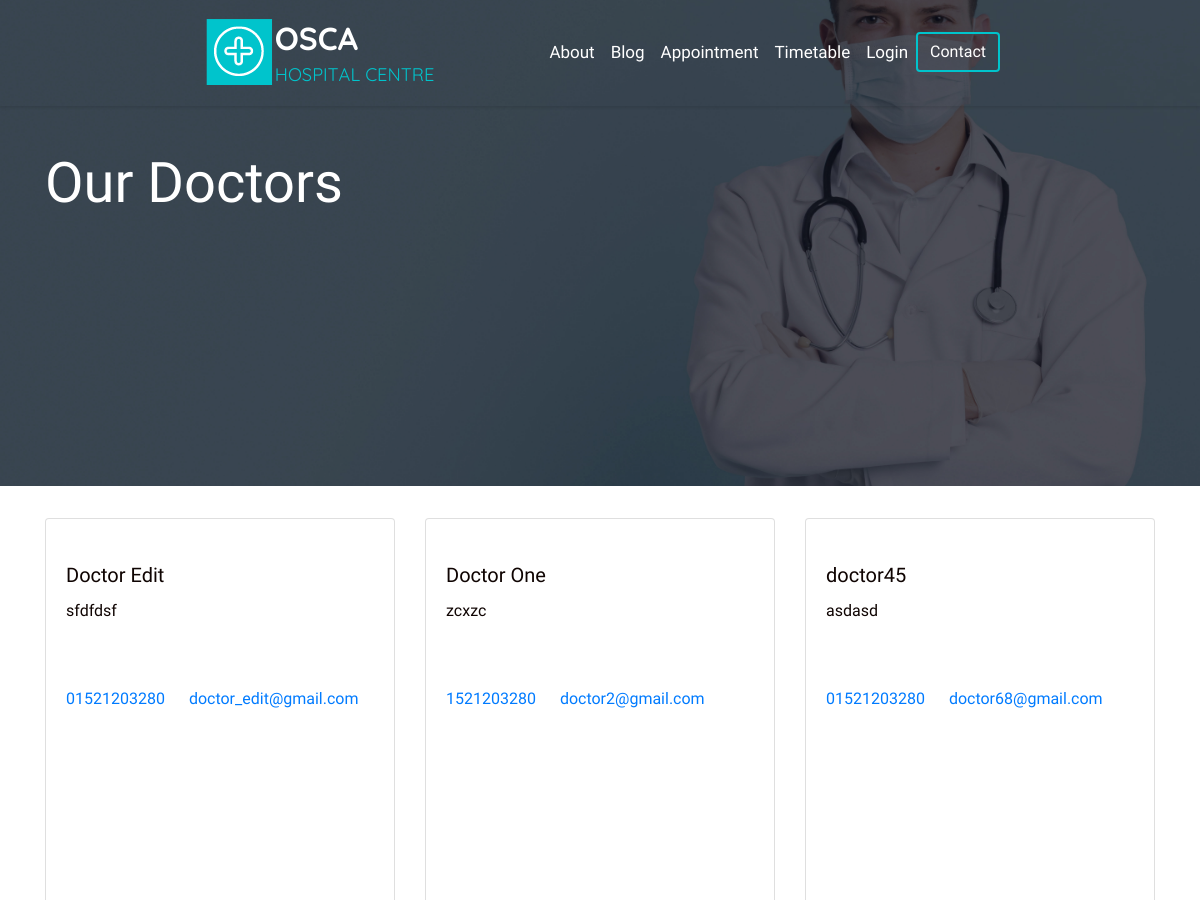
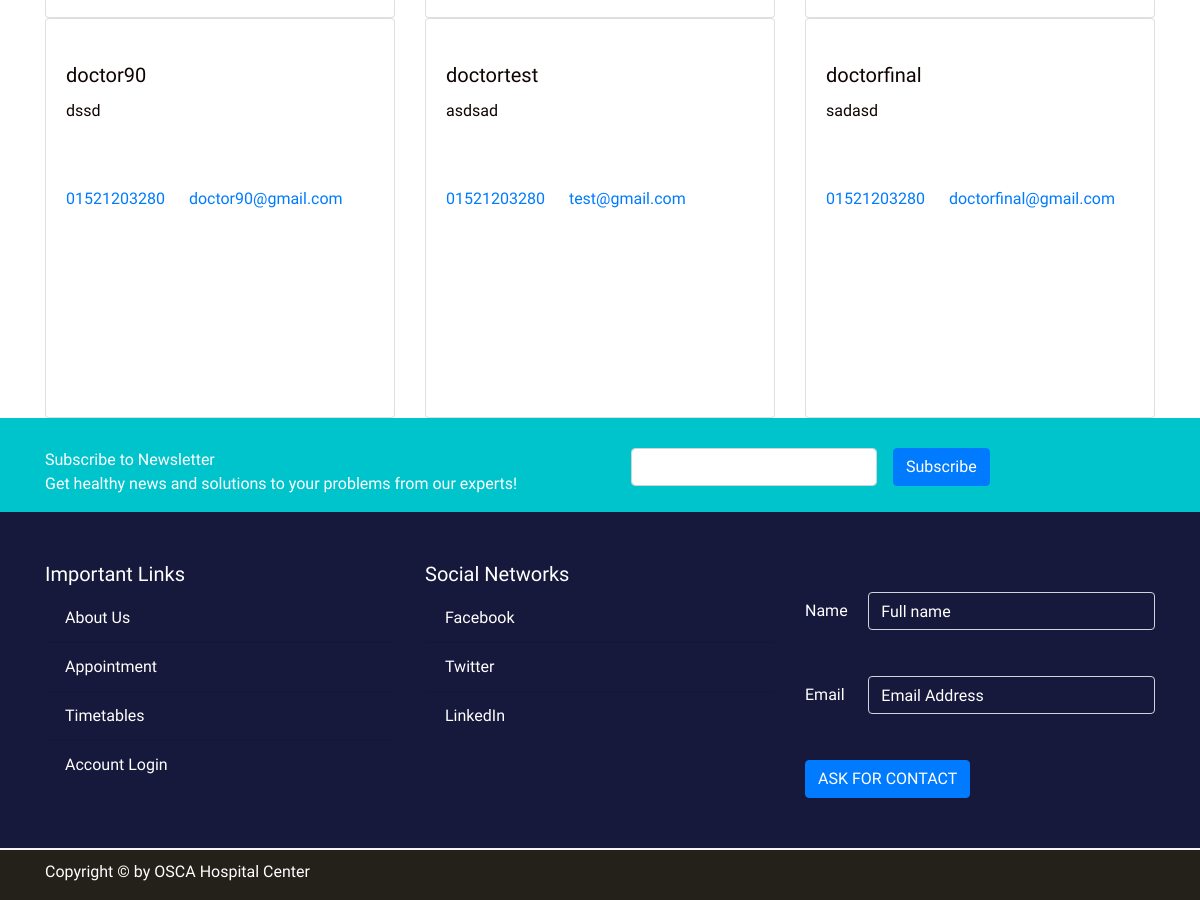
Page /doctors.php on the earlier database version (2 pictures, top to bottom).
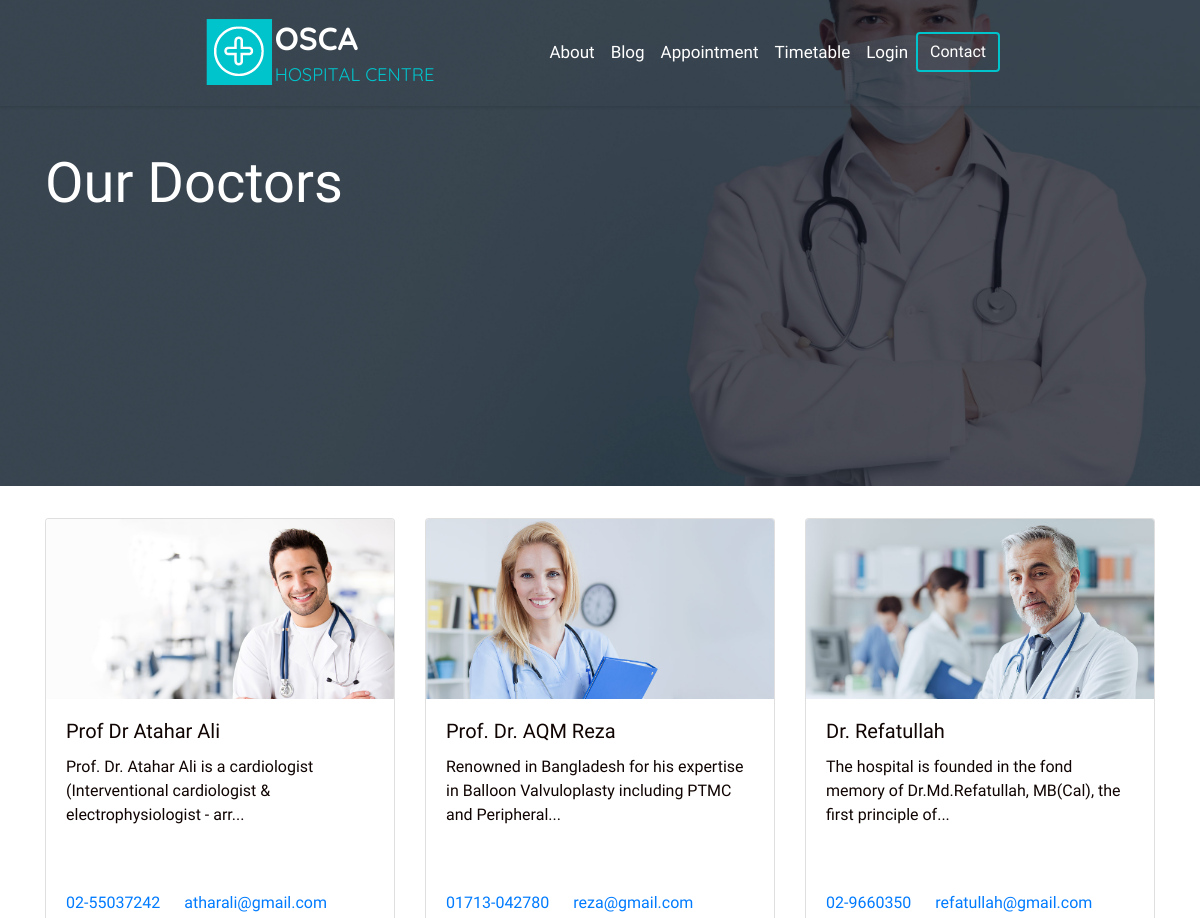
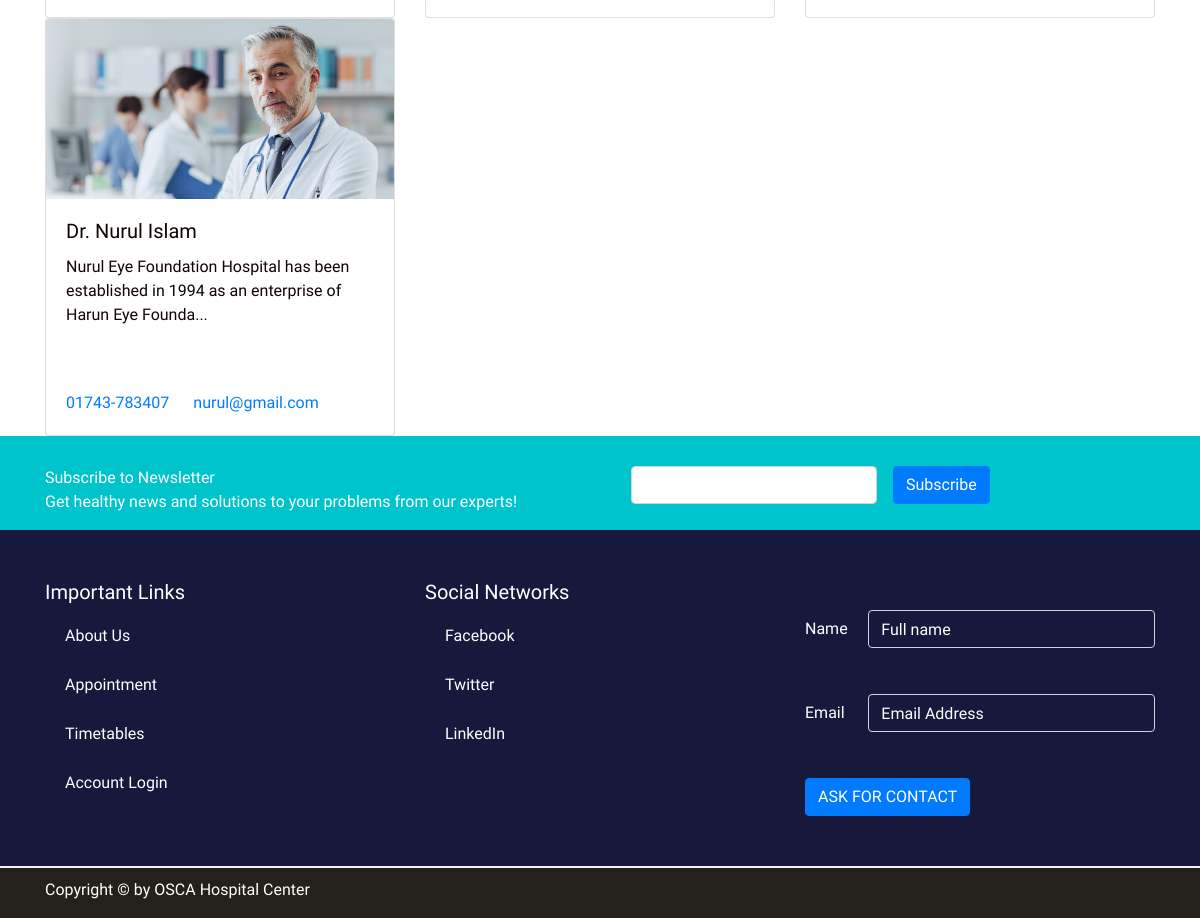
Same page on the later database version (2 pictures, top to bottom).
### tables this page shows
CREATE TABLE `user` (
  `id` int(11) NOT NULL,
  `user_type` varchar(15) NOT NULL,
  `full_name` varchar(50) NOT NULL,
  `email` varchar(50) NOT NULL,
  `phone` varchar(50) DEFAULT NULL,
  `password` varchar(100) NOT NULL,
  `description` mediumtext DEFAULT NULL,
  `category` varchar(40) DEFAULT NULL,
  `service` varchar(40) DEFAULT NULL,
  `profile_picture` varchar(500) DEFAULT NULL,
  `registration_time` timestamp NOT NULL DEFAULT current_timestamp() ON UPDATE current_timestamp()
);

### controller/config.inc.php (called while the page is built, shortened)
<?php
$servername = "localhost";
$db_username = "root";
$db_password = "";
$db_name = "osca_new";
function getArray($query)
{
  global $servername, $db_username, $db_password, $db_name;
  $conn = mysqli_connect($servername, $db_username, $db_password, $db_name);
  $result = mysqli_query($conn, $query);
  if (mysqli_num_rows($result) < 2) {
    return mysqli_fetch_assoc($result);
  }
  $data = array();
  while ($row = mysqli_fetch_assoc($result)) {
    $data[] = $row;
  }
  return $data;
}

### controller/Controller.php (called while the page is built, shortened)
<?php
require_once 'config.inc.php';
function getAllDoctors()
{
    $query = "SELECT * FROM `user` WHERE `user_type`= 'doctor'";
    $doctors = getArray($query);
    $query = "SELECT COUNT(*) as count FROM `user` WHERE `user_type` = 'doctor' ";
    $doctorsCounter = getArray($query);
    return $doctors;
}

### doctors.php (the view, shortened to what this page needs)
<?php
include('includes/header.php');
require_once 'controller/Controller.php';
$doctors = getAllDoctors();
?>
<body>
  <section>
    <div class="jumbotron jumbotron-fluid doctors-hero">
      <div class="container">
        <h1 class="display-4 about-hero-title">Our Doctors</h1>
      </div>
    </div>
    <div class="container">
      <div class="row">
        <?php
        if ($doctors > 0) {
          foreach ($doctors as $doctor) {
            echo "<div class='col-sm-4'>";
            echo "<a href='templates/doctor_profile_template.php?id=" . $doctor["id"] . "'  name='id'>";
            echo "<div class='card single-doctor-direct-loop'>";
            echo " <img src='../../assets/images/uploaded_images/doctor_images/" . $doctor["profile_picture"] . "' class='card-img-top' alt=''>";
            echo "<div class='card-body'>";
            echo "<h5 class='card-title'>" . $doctor["full_name"] . "</h5>";
            $truncated = (strlen($doctor["description"]) > 95) ? substr($doctor["description"], 0, 95) . '...' : $doctor["description"];
            echo "<p class='card-text loop-text'>" . $truncated .  "</p>";
            echo "<br><br>";
            echo " <a href='tel:" . $doctor["phone"] . " ' class='card-link'>" . $doctor["phone"] .  "</a>";
            echo " <a href='mailto: " . $doctor["email"] . " ' class='card-link'>" . $doctor["email"] .  "</a>";
            echo "</div>
          </div>
          </a>
          </div>
          ";
          }
        } ?>
      </div>
    </div>
  </section>
</body>
</body>
<?php
include('includes/footer.php');
?>

### includes/header.php (shortened to what this page needs)
<!DOCTYPE html>
<html lang="en">
<head>
  <link rel="stylesheet" href="https://stackpath.bootstrapcdn.com/font-awesome/4.7.0/css/font-awesome.min.css">
  <link rel="stylesheet" href="https://stackpath.bootstrapcdn.com/bootstrap/4.5.0/css/bootstrap.min.css">
  <link rel="stylesheet" href="/assets/css/styles.css">
  <nav class="navbar navbar-expand-lg navbar-light bg-light">
    <a class="navbar-brand desktop_logo" href="/index.php"><img src="/assets/images/white_logo.png"></a>
    <div class="collapse navbar-collapse" id="navbarNav">
      <ul class="navbar-nav ml-auto" id="nav">
        <li class="nav-item">
          <a class="nav-link" href="/about.php">About</a>
        </li>
        <li class="nav-item">
          <a class="nav-link" href="/posts.php">Blog</a>
        </li>
        <li class="nav-item">
          <a class="nav-link" href="/appointment.php">Appointment</a>
        </li>
        <li class="nav-item">
          <a class="nav-link" href="/timetable.php">Timetable</a>
        </li>
        <li class="nav-item">
          <a class="nav-link" href="/login.php">Login</a>
        </li>
        <li class="nav-item">
          <a href="mailto:tamjidahmed958@gmail.com">
            <button class="btn btn-contact">Contact</button>
          </a>
        </li>
      </ul>
    </div>
  </nav>
</head>

### includes/footer.php (shortened to what this page needs)
<?php
if (file_exists('./controller/Controller.php')) {
  require_once './controller/Controller.php';
}
?>
<footer>
  <section class="subscriber-section">
    <div class="container ">
      <div class="row">
        <div class="col-sm-6">
          <p>Subscribe to Newsletter <br>
            Get healthy news and solutions to your problems from our experts!</p>
        </div>
        <div class="col-sm-6">
          <form class="form-inline" action="" method="post">
            <div class="form-group mx-sm-3 mb-2">
              <input type="email" name="sub_mail" id="sub_mail" class="form-control mailchimp" placeholder="Email">
            </div>
            <button type="submit" id="sub_button" name="sub_button" class="btn btn-primary mb-2">Subscribe</button>
          </form>
        </div>
      </div>
    </div>
  </section>
  <section class="prefooter">
    <div class="container">
      <div class="row">
        <div class="col-sm">
          <h5 style="color:white"> Important Links </h5>
          <ul class="list-group list-group-flush important-links">
            <li class="list-group-item footer-li"><a href="/about.php">About Us</a></li>
            <li class="list-group-item footer-li"><a href="/appointment.php">Appointment</a></li>
            <li class="list-group-item footer-li"><a href="/timetable.php">Timetables</a></li>
            <li class="list-group-item footer-li"><a href="/login.php">Account Login</a></li>
          </ul>
        </div>
        <div class="col-sm">
          <h5 style="color:white"> Social Networks </h5>
          <ul class="list-group list-group-flush social-links">
            <li class="list-group-item footer-li"><a href="#">Facebook</a></li>
            <li class="list-group-item footer-li"><a href="#">Twitter</a></li>
            <li class="list-group-item footer-li"><a href="#">LinkedIn</a></li>
          </ul>
        </div>
        <div class="col-sm footer-form-col">
          <form action="" method="post">
            <div class="form-group row footer-form-row">
              <label for="inputEmail3" class="col-sm-2 col-form-label footer-form">Name</label>
              <div class="col-sm-10">
                <input type="text" name="contact_full_name" class="form-control form-trans" placeholder="Full name">
              </div>
            </div>
            <div class="form-group row">
              <label for="inputPassword3" class="col-sm-2 col-form-label footer-form">Email</label>
              <div class="col-sm-10">
                <input type="email" name="contact_email_address" class="form-control form-trans" placeholder="Email Address">
              </div>
            </div>
            <button type="submit" name="contact_btn" class="btn btn-primary">ASK FOR CONTACT</button>
        </div>
      </div>
    </div>
  </section>
  <section class="copyright">
    <div class="container">
      <div class="row">
        <div class="col-sm-6">
          <p>Copyright &copy; by OSCA Hospital Center</p>
        </div>
        <div class="col-sm-6">
        </div>
      </div>
    </div>
  </section>
</footer>
</html>

### assets/css/styles.css (style rules this page uses)
* { font-family: "Oswald", sans-serif; margin: 0; padding: 0; color: #0f0402; }
a { text-decoration: none !important; }
.navbar { background-color: transparent !important; box-shadow: 0 2px 3px 0 rgba(0, 0, 0, 0.1); padding-right: 200px; padding-left: 200px; z-index: 200; }
.btn-contact { color: white; border: 2px solid #00c4cc; }
.nav-link { color: white !important; font-size: 17px; }
.card-title { font-weight: 300; }
.card_box_3, .list-group-flush { background-color: #16193b !important; color: whitesmoke !important; width: 100% !important; }
.jumbotron-fluid { background-color: transparent !important; }
.single-blog-direct-loop, .single-doctor-direct-loop { cursor: pointer; min-height: 400px !important; }
.form-trans { background-color: transparent !important; margin-bottom: 30px; color: white; }
::placeholder { color: white !important; }
.subscriber-section { padding-top: 30px; background-color: #00c4cc; }
.subscriber-section p, .footer-form { color: white; }
.mailchimp { display: flex; }
.prefooter { padding-top: 50px; padding-bottom: 50px; background-color: #16193b; }
.footer-li { color: white; background-color: transparent; }
.footer-form-col { padding-top: 30px; }
.copyright { border-top: 2px solid whitesmoke; background-color: #24201a; }
.copyright p { padding-top: 10px; color: white; }
.important-links a, .social-links a { text-decoration: none; color: white; }
.doctors-hero { background-image: url("/assets/images/3485318-min.jpg"); opacity: 1; min-height: 500px; overflow: hidden; background-attachment: scroll; background-position: center; background-repeat: no-repeat; background-size: cover; margin-top: -120px; }
.about-hero-title { padding-top: 100px; color: white; }

Differences in the rows shown:
removed user: full_name "Doctor Edit", description "sfdfdsf", phone "01521203280", email "doctor_edit@gmail.com"
removed user: full_name "Doctor One", description "zcxzc", phone "1521203280", email "doctor2@gmail.com"
removed user: full_name "doctor45", description "asdasd", phone "01521203280", email "doctor68@gmail.com"
removed user: full_name "doctor90", description "dssd", phone "01521203280", email "doctor90@gmail.com"
removed user: full_name "doctortest", description "asdsad", phone "01521203280", email "test@gmail.com"
removed user: full_name "doctorfinal", description "sadasd", phone "01521203280", email "doctorfinal@gmail.com"
added user: profile_picture (picture), full_name "Prof Dr Atahar Ali", description "Prof. Dr. Atahar Ali is a cardiologist (Interventional cardiologist & electrophysiologist - arr...", phone "02-55037242", email "atharali@gmail.com"
added user: profile_picture (picture), full_name "Prof. Dr. AQM Reza", description "Renowned in Bangladesh for his expertise in Balloon Valvuloplasty including PTMC and Peripheral...", phone "01713-042780", email "reza@gmail.com"
added user: profile_picture (picture), full_name "Dr. Refatullah", description "The hospital is founded in the fond memory of Dr.Md.Refatullah, MB(Cal), the first principle of...", phone "02-9660350", email "refatullah@gmail.com"
added user: profile_picture (picture), full_name "Dr. Nurul Islam", description "Nurul Eye Foundation Hospital has been established in 1994 as an enterprise of Harun Eye Founda...", phone "01743-783407", email "nurul@gmail.com"
